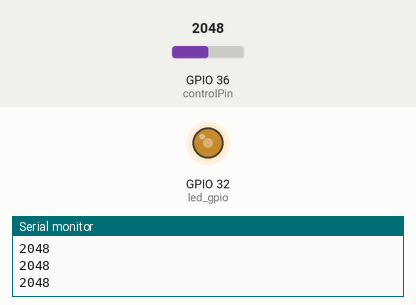
Recording of a sketch running on a simulated ESP32. Shown: output pins drawn as LEDs (lit = HIGH), the last lines printed to the serial monitor. The test bench sets the inputs (shaded band); at power-on: GPIO 36 (controlPin) = 2048.

Above: at 1.2 s.
1.3 s: GPIO 36 (controlPin) set to 2866
At 1.6 s:
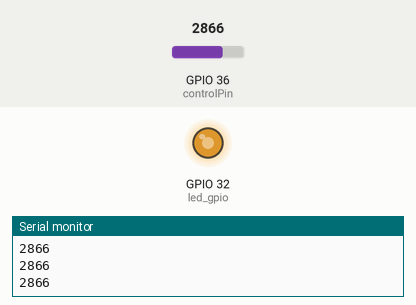
2.8 s: GPIO 36 (controlPin) set to 3603
At 3.9 s:
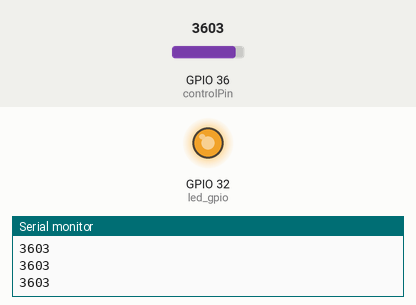
4.3 s: GPIO 36 (controlPin) set to 491
At 5.3 s:
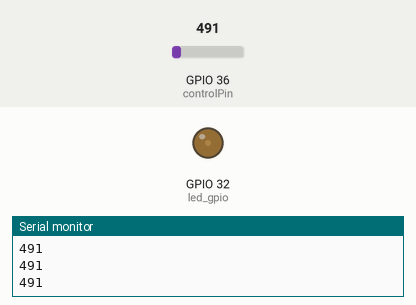
5.8 s: GPIO 36 (controlPin) set to 0
At 6.3 s:
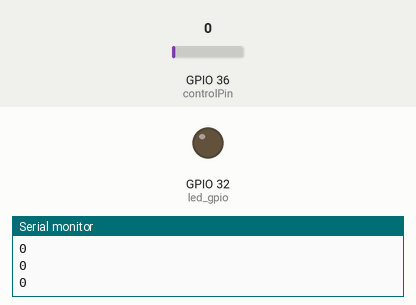
Timing chart, 0 to 8.3 s (numbered marks = the images above; inputs shaded):
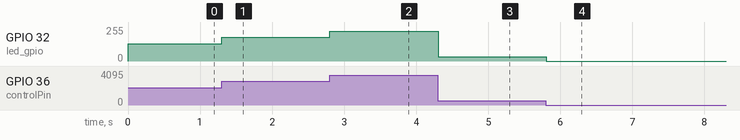

The sketch:

Video18_Potenciometro.ino
```cpp
const byte controlPin = 36;
const byte led_gpio = 32;

void setup() {
  Serial.begin(9600);
  ledcAttachPin(led_gpio, 0);
  ledcSetup(0,4000,12);
}

void loop() {
 ledcWrite(0,analogRead(controlPin));
 Serial.println(analogRead(controlPin));
}
```

Measured:
- after the input at 1.3 s, GPIO 32 (led_gpio): 128/255 → 178/255 at once
- after the input at 2.8 s, GPIO 32 (led_gpio): 178/255 → 224/255 at once
- after the input at 4.3 s, GPIO 32 (led_gpio): 224/255 → 31/255 at once
- after the input at 5.8 s, GPIO 32 (led_gpio): 31/255 → 0/255 at once
